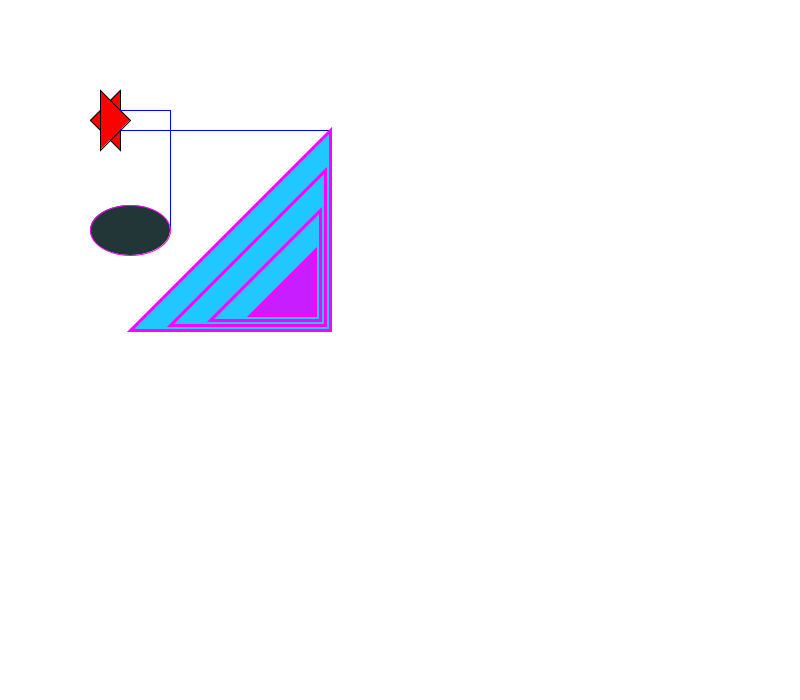
Frame 1 (no input)
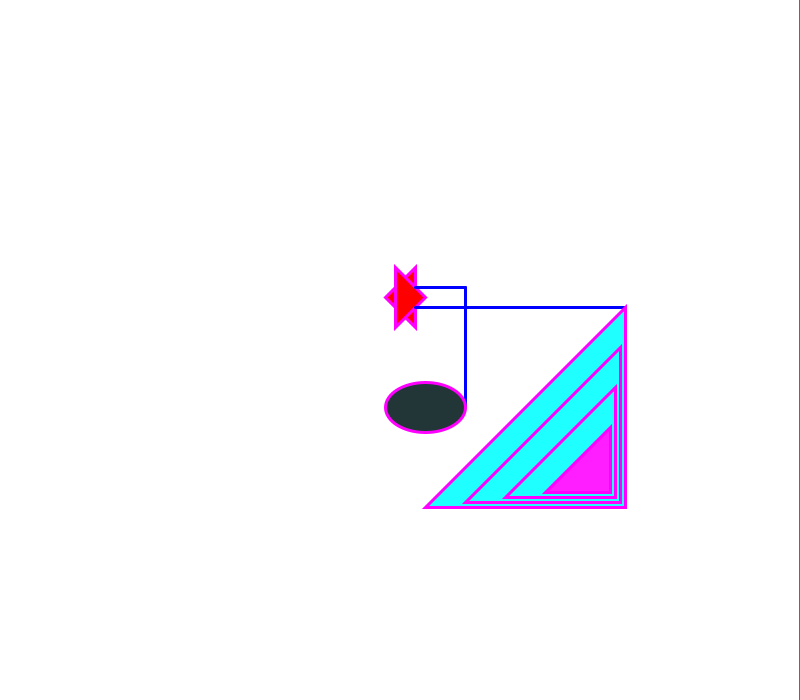
Frame 60 (the mouse pressed at the canvas centre just before this capture)
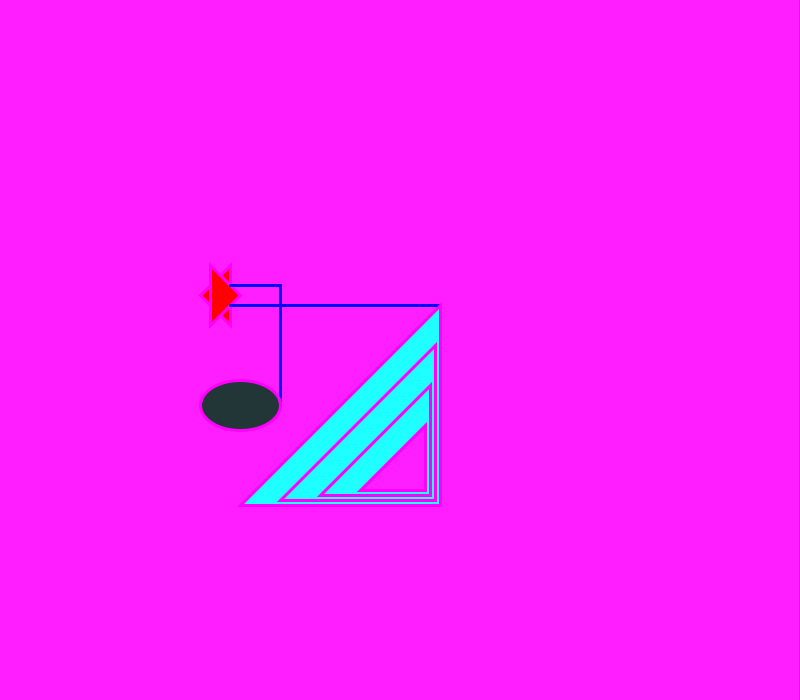
Frame 120 (the mouse held since frame 60 and released just before this capture)

The Processing sketch that drew these frames (run headless with seeded random() and noise(); from frame 60 on, the mouse is pressed at the canvas centre):

// Processing sketch: processing_96988
// ── processing_96988.pde

// Joan Vilalta 
// grup 4
// Practica 3b
float posx = 200;
float velx = 5;

float posy = 200;
float vely = 3;


void setup(){
   
  size(800,700);
background(30,140,20);
   
}
 
void draw(){
 
  if (posx > width/2){   fill(255);}
  rect(-10,-10,810,810);
  fill(255,0,0);
triangle(posx-110,posy-80,posx-80,posy-110,posx-80,posy-50);  triangle(posx-70,posy-80,posx-100,posy-110,posx-100,posy-50);
stroke(0,0,255);
  
line(posx-80,posy-90,posx-30,posy-90);
line(posx-80,posy-70,posx+130,posy-70);
 
 line(posx-30,posy-90,posx-30,posy+30);
 
stroke(255,0,255);
fill(34,54,56);
ellipse(posx-70,posy+30,80,50);
  
strokeWeight(3);
  
fill(32,posx,255);
triangle(posx+130,posy+130,posx+130,posy-70,posx-70,posy+130);
  
fill(30,posy,255);
triangle(posx+125,posy+125,posx+125,posy-30,posx-30,posy+125);
  
fill(32,posx,255);
triangle(posx+120,posy+120,posx+120,posy+10,posx+10,posy+120);
  
fill(posx,30,255);
triangle(posx+115,posy+115,posx+115,posy+50,posx+50,posy+115);
 
 
  posx = posx + velx;
      posy = posy + vely;
      
      
      
      if ((posx + 130 >= width)||(posx - 110 <= 0)){
      velx = -velx;
    
  }
  
  if ((posy + 120 >= height)||(posy - 110 <= 0)){
      vely = -vely;
    
      
}

}

void mousePressed() {
 
  posx = mouseX;
  posy = mouseY;
   
if (velx == 30){
  velx = 5;
} else {
velx = 30;
}
if (vely == 25){
  vely = 3;
} else {
vely = 25;
}


}
